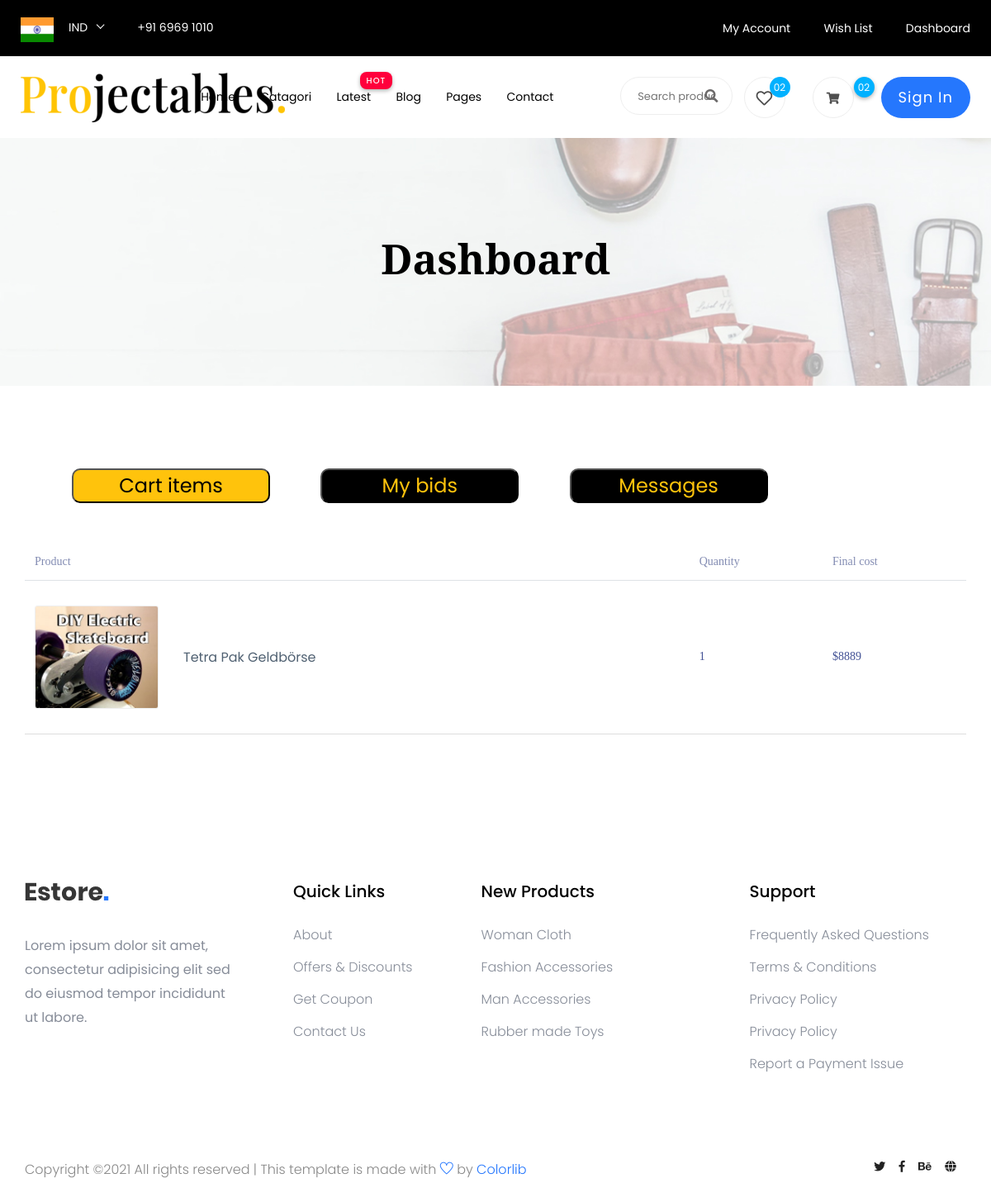
/dashboard, run on the app's committed database.
### tables this page shows
CREATE TABLE Project (PROJECT_ID INT PRIMARY KEY UNIQUE NOT NULL, "S.NO." INT UNIQUE NOT NULL, TITLE VARCHAR (255), CONTENT VARCHAR (255) NOT NULL, OWNER_ID INT NOT NULL REFERENCES Users (UserID), COST INT, AUTHOR VARCHAR (255) NOT NULL, RATING INT NOT NULL, Image VARCHAR);

### data.py (the view)
@app.route('/dashboard', methods = ['Get','POST'])
def Dashboard():
   df = getallBids()
   df2 = getallCart()
   dfRecieved =getAllUniqueMessengers(UserID,"recieved")
   dfSent = getAllUniqueMessengers(UserID,"sent")
   content = {"bids": df, "carts": df2, "messagesRecieved":dfRecieved, "messagesSent":dfSent}
   return render_template('/Dashboard.html',data = content)

### data.py (called while the page is built)
def query_db(q):
   print(q)
   conn = sqlite3.connect('projectables.db')
   c = conn.cursor()
   c.execute(q)
   query=c.fetchall()
   print(query)
   global currentProductUserID
   currentProductUserID = query[0][4]
   df = pd.DataFrame(query,columns=['PROJECT_ID','[S.NO.]','TITLE','CONTENT','OWNER_ID','COST','AUTHOR','RATING','Image'])
   return(df)

def getMaxBid(val = currentProductId):
   q2 = f'''SELECT MAX(BidValue) FROM Bidding WHERE ProjectID = {val};'''
   conn = sqlite3.connect('projectables.db')
   c = conn.cursor()
   try:
      c.execute(q2)
      query = c.fetchall()
      return(query[0][0])
   except:
      return 0

def getallBids():
   dfFinal = pd.DataFrame(columns = ['PROJECT_ID','[S.NO.]','TITLE','CONTENT','OWNER_ID','COST','AUTHOR','RATING','Image','maxBid'])
   try:
      q = f'''SELECT BidId,MAX(BidValue),UserID,ProjectID FROM Bidding GROUP BY UserID,ProjectID HAVING userid={UserID}'''
      conn = sqlite3.connect('projectables.db')
      c = conn.cursor()
      c.execute(q)
      query=c.fetchall()
      abX = []
      for i in query:
         q=str(f'''SELECT * FROM Project WHERE (PROJECT_ID = "{i[3]}")''')
         ab = query_db(q)
         ab['maxBid'] = getMaxBid(i[3])
         ab['myBid'] = i[1]
         print(ab)
         abX.append(ab)
      dfFinal = pd.concat(abX)
      return dfFinal
   except:
      return dfFinal

def getAllUniqueMessengers(currentUserId,queryType = "sent"):
   if queryType=="sent":
      query = f'''SELECT DISTINCT Reciever From messages WHERE Sender = {currentUserId};'''
   elif queryType=="recieved":
      query = f'''SELECT DISTINCT Sender From messages WHERE Reciever = {currentUserId};'''
   conn = sqlite3.connect('projectables.db')
   c = conn.cursor()
   c.execute(query)
   query=c.fetchall()
   print(query)
   dfFinal = pd.DataFrame(query,columns = ['Users'])
   print(dfFinal)
   return dfFinal

### templates/Dashboard.html (shortened to what this page needs)
<!doctype html>
<html lang="zxx">
<head>
      <link rel="stylesheet" href="static/css/bootstrap.min.css">
      <link rel="stylesheet" href="static/css/owl.carousel.min.css">
      <link rel="stylesheet" href="static/css/flaticon.css">
      <link rel="stylesheet" href="static/css/slicknav.css">
      <link rel="stylesheet" href="static/css/animate.min.css">
      <link rel="stylesheet" href="static/css/magnific-popup.css">
      <link rel="stylesheet" href="static/css/fontawesome-all.min.css">
      <link rel="stylesheet" href="static/css/themify-icons.css">
      <link rel="stylesheet" href="static/css/slick.css">
      <link rel="stylesheet" href="static/css/nice-select.css">
      <link rel="stylesheet" href="static/css/style.css">
</head>
<body>
  <header>
   <div class="header-area">
        <div class="main-header ">
            <div class="header-top top-bg d-none d-lg-block">
               <div class="container-fluid">
                   <div class="col-xl-12">
                        <div class="row d-flex justify-content-between align-items-center">
                            <div class="header-info-left d-flex">
                                <div class="flag">
                                    <img src="static/img/icon/header_icon.png" alt="">
                                </div>
                                <div class="select-this">
                                </div>
                                <ul class="contact-now">
                                    <li>+91 6969 1010</li>
                                </ul>
                            </div>
                            <div class="header-info-right">
                               <ul>
                                   <li><a href="{{ url_for('login') }}">My Account </a></li>
                                   <li><a href="{{ url_for('index') }}">Wish List  </a></li>
                                   <li><a href="{{ url_for('Dashboard') }}">Dashboard</a></li>
                               </ul>
                            </div>
                        </div>
                   </div>
               </div>
            </div>
           <div class="header-bottom  header-sticky">
                <div class="container-fluid">
                    <div class="row align-items-center">
                        <div class="col-xl-1 col-lg-1 col-md-1 col-sm-3">
                            <div class="logo">
                              <a href="{{ url_for('index_page') }}"><img src="static/img/logo/logo.png" alt=""></a>
                            </div>
                        </div>
                        <div class="col-xl-6 col-lg-8 col-md-7 col-sm-5">
                            <div class="main-menu f-right d-none d-lg-block">
                                <nav>
                                    <ul id="navigation">
                                        <li><a href="{{ url_for('index_page') }}">Home</a></li>
                                        <li><a href="{{ url_for('Catagori') }}">Catagori</a></li>
                                        <li class="hot"><a href="#">Latest</a>
                                        </li>
                                        <li><a href="{{ url_for('blog') }}">Blog</a>
                                        </li>
                                        <li><a href="#">Pages</a>
                                        </li>
                                        <li><a href="{{ url_for('contact') }}">Contact</a></li>
                                    </ul>
                                </nav>
                            </div>
                        </div>
                        <div class="col-xl-5 col-lg-3 col-md-3 col-sm-3 fix-card">
                            <ul class="header-right f-right d-none d-lg-block d-flex justify-content-between">
                                <li class="d-none d-xl-block">
                                    <div class="form-box f-right ">
                                        <input type="text" name="Search" placeholder="Search products">
                                        <div class="search-icon">
                                            <i class="fas fa-search special-tag"></i>
                                        </div>
                                    </div>
                                 </li>
                                <li class=" d-none d-xl-block">
                                    <div class="favorit-items">
                                        <i class="far fa-heart"></i>
                                    </div>
                                </li>
                                <li>
                                    <div class="shopping-card">
                                        <a href="{{ url_for('cart') }}"><i class="fas fa-shopping-cart"></i></a>
                                    </div>
                                </li>
                               <li class="d-none d-lg-block"> <a href="#" class="btn header-btn">Sign in</a></li>
                            </ul>
                        </div>
                        <div class="col-12">
                        </div>
                    </div>
                </div>
           </div>
        </div>
   </div>
  </header>
  <div class="slider-area ">
    <div class="single-slider slider-height2 d-flex align-items-center" data-background="static/img/hero/category.jpg">
        <div class="container">
            <div class="row">
                <div class="col-xl-12">
                    <div class="hero-cap text-center">
                        <h2>Dashboard</h2>
                    </div>
                </div>
            </div>
        </div>
    </div>
  </div>
  <section class="cart_area section_padding">
    <div class="container">
      <div class="cart_inner">
        <div class="table-responsive">
          <button class="btn1" type="button" onclick="myFunction1()" style="background-color: #ffc30c; color: black; border-radius: 10px; font-size: 1.5em; width: 20vw; margin-left: 5%">Cart items</button>
          <button class="btn2" type="button" onclick="myFunction2()" style="background-color: black; color: #ffc30c; border-radius: 10px; font-size: 1.5em; width: 20vw; margin-left: 5%">My bids</button>
          <button class="btn3" type="button" onclick="myFunction3()" style=" background-color: black; color: #ffc30c;border-radius: 10px; font-size: 1.5em; width: 20vw; margin-left: 5%">Messages</button>
          <br><br><br>
          <table class="table">
            <thead>
              <tr>
                <th scope="col">Product</th>
                <th scope="col">Quantity</th>
                <th scope="col">Final cost</th>
              </tr>
            </thead>
            <tbody>
              {% for key,value in data.carts.iterrows() %}
              <tr>
                <td>
                  <div class="media">
                    <div class="d-flex">
                      <img src="static\img\product\{{value['Image']}}" alt="" />
                    </div>
                    <div class="media-body">
                      <p>{{ value['TITLE'] }}</p>
                    </div>
                  </div>
                </td>
                <td>
                  <h5>{{ value['quantity']}}</h5>
                </td>
                <td>
                  <h5>${{ value['COST']*value['quantity']}}</h5>
                </td>
              </tr>
              {% endfor %}
            </tbody>
          </table>
            <br><br>
        </div>
      </div>
  </section>
<footer>
    <div class="footer-area footer-padding2">
        <div class="container">
            <div class="row d-flex justify-content-between">
                <div class="col-xl-3 col-lg-3 col-md-5 col-sm-6">
                   <div class="single-footer-caption mb-50">
                     <div class="single-footer-caption mb-30">
                         <div class="footer-logo">
                             <a href="{{ url_for('index_page') }}"><img src="static/img/logo/logo2_footer.png" alt=""></a>
                         </div>
                         <div class="footer-tittle">
                             <div class="footer-pera">
                                 <p>Lorem ipsum dolor sit amet, consectetur adipisicing elit sed do eiusmod tempor incididunt ut labore.</p>
                            </div>
                         </div>
                     </div>
                   </div>
                </div>
                <div class="col-xl-2 col-lg-3 col-md-3 col-sm-5">
                    <div class="single-footer-caption mb-50">
                        <div class="footer-tittle">
                            <h4>Quick Links</h4>
                            <ul>
                                <li><a href="#">About</a></li>
                                <li><a href="#"> Offers & Discounts</a></li>
                                <li><a href="#"> Get Coupon</a></li>
                                <li><a href="#">  Contact Us</a></li>
                            </ul>
                        </div>
                    </div>
                </div>
                <div class="col-xl-3 col-lg-3 col-md-4 col-sm-7">
                    <div class="single-footer-caption mb-50">
                        <div class="footer-tittle">
                            <h4>New Products</h4>
                            <ul>
                                <li><a href="#">Woman Cloth</a></li>
                                <li><a href="#">Fashion Accessories</a></li>
                                <li><a href="#"> Man Accessories</a></li>
                                <li><a href="#"> Rubber made Toys</a></li>
                            </ul>
                        </div>
                    </div>
                </div>
                <div class="col-xl-3 col-lg-3 col-md-5 col-sm-7">
                    <div class="single-footer-caption mb-50">
                        <div class="footer-tittle">
                            <h4>Support</h4>
                            <ul>
                             <li><a href="#">Frequently Asked Questions</a></li>
                             <li><a href="#">Terms & Conditions</a></li>
                             <li><a href="#">Privacy Policy</a></li>
                             <li><a href="#">Privacy Policy</a></li>
                             <li><a href="#">Report a Payment Issue</a></li>
                         </ul>
                        </div>
                    </div>
                </div>
            </div>
            <div class="row">
             <div class="col-xl-7 col-lg-7 col-md-7">
                 <div class="footer-copy-right">
                     <p>
  Copyright &copy;<script>document.write(new Date().getFullYear());</script> All rights reserved | This template is made with <i class="ti-heart" aria-hidden="true"></i> by <a href="https://colorlib.com" target="_blank">Colorlib</a>
  </p>                   </div>
             </div>
              <div class="col-xl-5 col-lg-5 col-md-5">
                 <div class="footer-copy-right f-right">
                     <div class="footer-social">
                         <a href="#"><i class="fab fa-twitter"></i></a>
                         <a href="#"><i class="fab fa-facebook-f"></i></a>
                         <a href="#"><i class="fab fa-behance"></i></a>
                         <a href="#"><i class="fas fa-globe"></i></a>
                     </div>
                 </div>
             </div>
         </div>
        </div>
    </div>
</footer>
</body>
</html>

### data on the page
Project: Image (picture), TITLE "Tetra Pak Geldbörse"

### other printed values
{{ value['quantity'] }} "1"
{{ value['COST']*value['quantity'] }} "8889"
